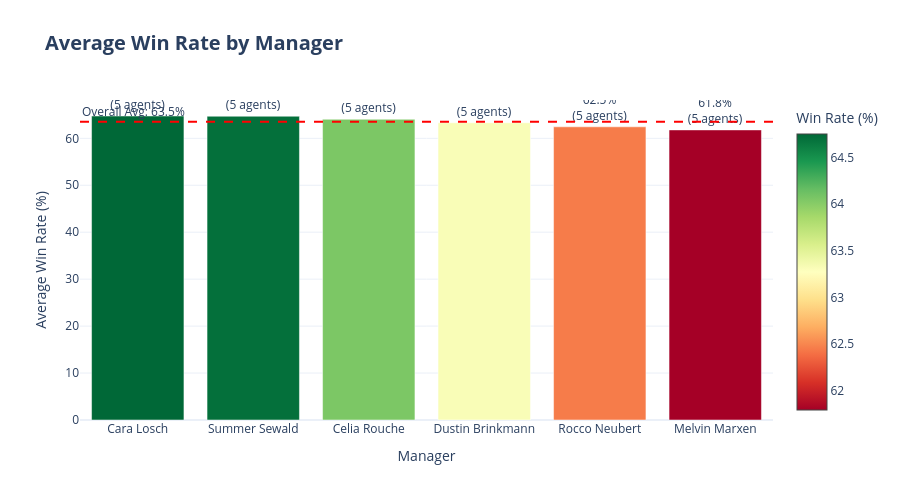

Here is the notebook cell this chart was saved with:
### Markdown cell above
## 📊 Plot 2.3: Average Win Rate by Manager

### Code cell
# Manager performance
manager_stats = qualified_agents.groupby('manager').agg({
    'win_rate_percent': 'mean',
    'sales_agent': 'count',
    'total_revenue': 'sum'
}).rename(columns={'sales_agent': 'agent_count'}).sort_values('win_rate_percent', ascending=False)

overall_avg = qualified_agents['win_rate_percent'].mean()

fig = go.Figure()

fig.add_trace(go.Bar(
    x=manager_stats.index,
    y=manager_stats['win_rate_percent'],
    marker=dict(
        color=manager_stats['win_rate_percent'],
        colorscale='RdYlGn',
        showscale=True,
        colorbar=dict(title="Win Rate (%)")
    ),
    text=[f"{v:.1f}%<br>({manager_stats.loc[idx, 'agent_count']} agents)" 
          for idx, v in manager_stats['win_rate_percent'].items()],
    textposition='outside',
    hovertemplate='<b>%{x}</b><br>Avg Win Rate: %{y:.1f}%<extra></extra>'
))

fig.add_hline(
    y=overall_avg,
    line_dash="dash",
    line_color="red",
    annotation_text=f"Overall Avg: {overall_avg:.1f}%",
    annotation_position="top left"
)

fig.update_layout(
    title=dict(
        text='<b>Average Win Rate by Manager</b>',
        font=dict(size=20)
    ),
    xaxis_title='Manager',
    yaxis_title='Average Win Rate (%)',
    height=500,
    showlegend=False
)

fig.show()

### Figure 1 — Plotly figure (JSON) as saved in the notebook; plotly's stock layout.template omitted (floating-point values rounded to 4 significant figures)
{"data": [{"hovertemplate": "<b>%{x}</b><br>Avg Win Rate: %{y:.1f}%<extra></extra>", "marker": {"color": [64.75, 64.71, 64.06, 63.32, 62.45, 61.79], "colorbar": {"title": {"text": "Win Rate (%)"}}, "colorscale": [[0, "rgb(165,0,38)"], [0.1, "rgb(215,48,39)"], [0.2, "rgb(244,109,67)"], [0.3, "rgb(253,174,97)"], [0.4, "rgb(254,224,139)"], [0.5, "rgb(255,255,191)"], [0.6, "rgb(217,239,139)"], [0.7, "rgb(166,217,106)"], [0.8, "rgb(102,189,99)"], [0.9, "rgb(26,152,80)"], [1, "rgb(0,104,55)"]], "showscale": true}, "text": ["64.8%<br>(5 agents)", "64.7%<br>(5 agents)", "64.1%<br>(5 agents)", "63.3%<br>(5 agents)", "62.5%<br>(5 agents)", "61.8%<br>(5 agents)"], "textposition": "outside", "type": "bar", "x": ["Cara Losch", "Summer Sewald", "Celia Rouche", "Dustin Brinkmann", "Rocco Neubert", "Melvin Marxen"], "y": [64.75, 64.71, 64.06, 63.32, 62.45, 61.79]}], "layout": {"annotations": [{"showarrow": false, "text": "Overall Avg: 63.5%", "x": 0, "xanchor": "left", "xref": "x domain", "y": 63.51, "yanchor": "bottom", "yref": "y"}], "height": 500, "shapes": [{"line": {"color": "red", "dash": "dash"}, "type": "line", "x0": 0, "x1": 1, "xref": "x domain", "y0": 63.51, "y1": 63.51, "yref": "y"}], "showlegend": false, "title": {"font": {"size": 20}, "text": "<b>Average Win Rate by Manager</b>"}, "xaxis": {"title": {"text": "Manager"}}, "yaxis": {"title": {"text": "Average Win Rate (%)"}}}}
